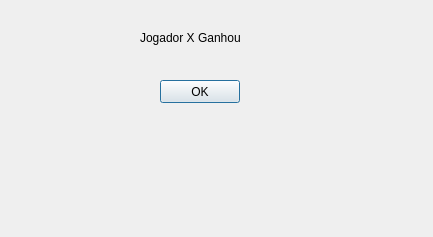
<?xml version="1.0" encoding="UTF-8"?>
<ui version="4.0">
 <class>Termino</class>
 <widget class="QDialog" name="Termino">
  <property name="geometry">
   <rect>
    <x>0</x>
    <y>0</y>
    <width>433</width>
    <height>237</height>
   </rect>
  </property>
  <property name="windowTitle">
   <string>Dialog</string>
  </property>
  <widget class="QLabel" name="mensagem">
   <property name="geometry">
    <rect>
     <x>140</x>
     <y>30</y>
     <width>109</width>
     <height>15</height>
    </rect>
   </property>
   <property name="text">
    <string>Jogador X Ganhou</string>
   </property>
  </widget>
  <widget class="QPushButton" name="ok_termino">
   <property name="geometry">
    <rect>
     <x>160</x>
     <y>80</y>
     <width>80</width>
     <height>23</height>
    </rect>
   </property>
   <property name="text">
    <string>OK</string>
   </property>
  </widget>
 </widget>
 <resources/>
 <connections/>
</ui>
